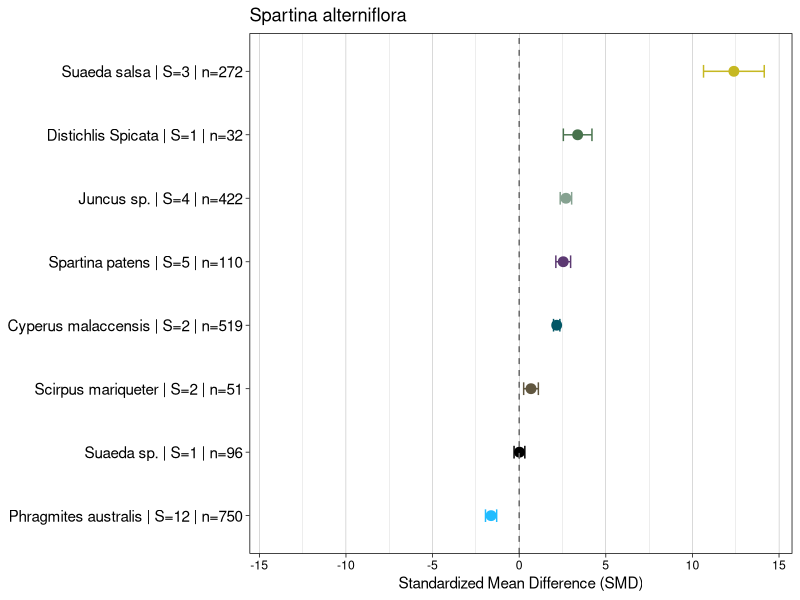
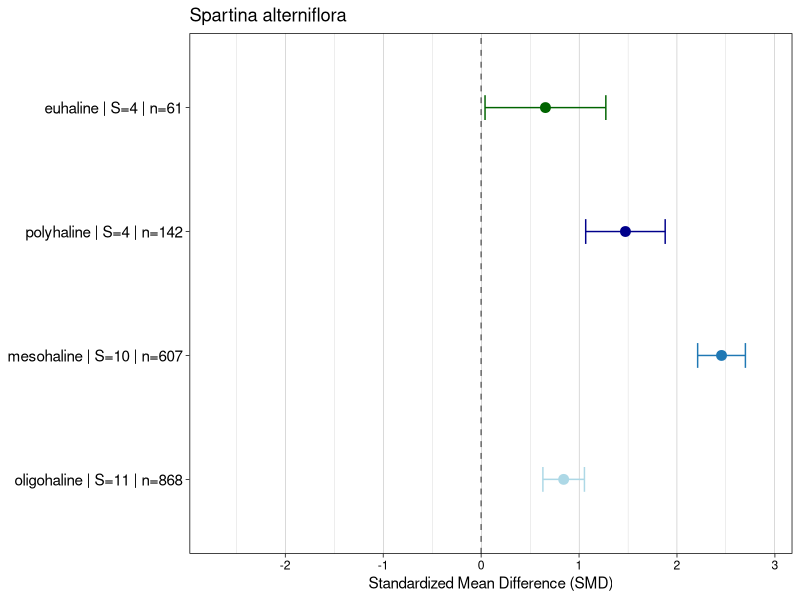
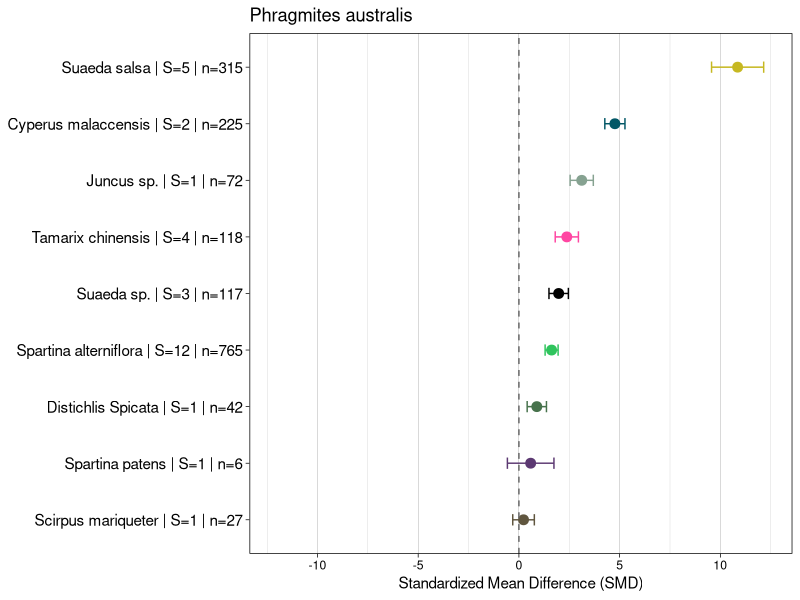
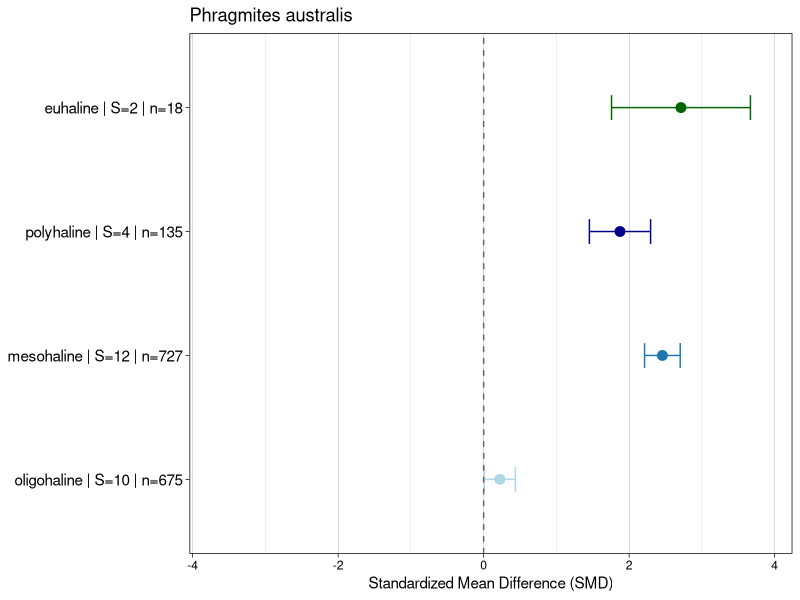
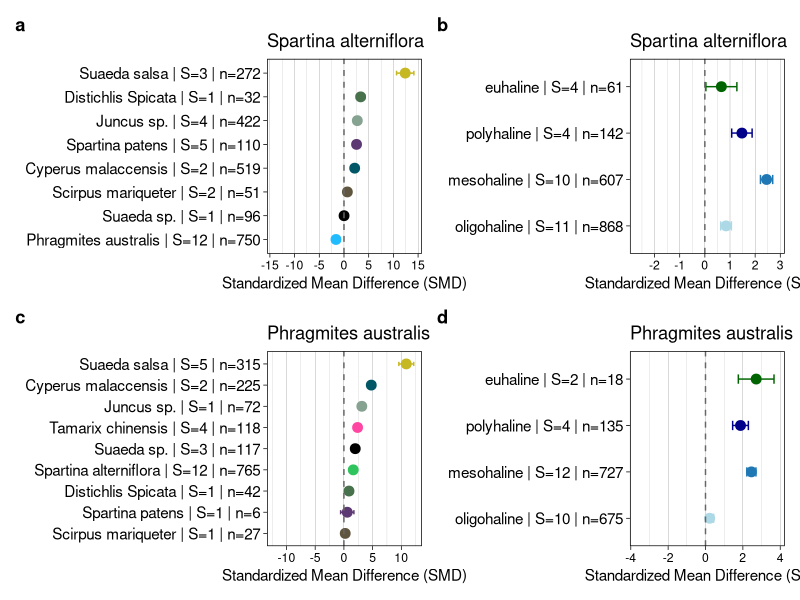

Source code (R) for these figures, in order: (Note: this script raises an error after producing the figures.)
rm(list = ls()) #clear environment
library(tidyverse)
library(metafor)
library(dplyr)

#ghgflux <- readRDS("ghgflux.rds") #get data
ghgflux<-read.csv("raw/SMD_data.csv")
data_ch4 <- ghgflux %>% #clean up the data
  filter(
    !is.na(ch4_flux),
    !is.na(ch4_n),
    !is.na(ch4_var),
    !is.na(plant_species),
    plant_species != "",
  )

data_ch4 <- data_ch4 %>%
  group_by(plant_species) %>%
  filter(n_distinct(p_num) > 1) %>% #make sure there is more than one study that measures the plant species
  ungroup()

# Assign unique ID to aggregate data --------------------------------------
#Data from the same study, latitude, estuary, marsh, year, month, plant species, and salinity are assign same ID.
data_ch4 <- data_ch4 %>%
  mutate(repeat_flag = ifelse("repeat" == "Y", TRUE, FALSE)) %>%
  mutate(group_key = ifelse(!repeat_flag,
                            paste(p_num, lat, estuary, marsh, sampling_year, month, plant_species, salinity, specific_site, section, sep = "_"),
                            NA)) %>%
  # Create numeric unique IDs for each group_key
  mutate(unique_id = ifelse(!repeat_flag,
                            as.integer(factor(group_key)),
                            NA)) %>%
  relocate(unique_id, .after = p_num)

meta_data <- data_ch4 %>%
  dplyr::select(ch4_flux, ch4_var, ch4_n, sampling_year, unique_id, p_num, lat, month, ch4_method_simple, season, plant_species, salinity, tide)

#separate out Spartina alterniflora rows
spartina <- meta_data %>%
  filter(plant_species == "Spartina alterniflora") %>%
  dplyr::select(p_num, month, sampling_year,
         ch4_var_t = ch4_var, 
         ch4_n_t = ch4_n, 
         ch4_flux_t = ch4_flux, 
        )

#filter non-Spartina rows
non_spartina <- meta_data %>%
  filter(plant_species != "Spartina alterniflora")

#join non-Spartina with matching Spartina rows by p_num and season
paired_data <- non_spartina %>%
  left_join(spartina, by = c("p_num", "sampling_year", "month"), relationship = "many-to-many") %>%
  filter(!is.na(ch4_flux_t))  # keep only pairs where Spartina data exists

ch4_meta_data <- escalc(measure = "SMD", 
                        m1i = ch4_flux_t, 
                        sd1i = ch4_var_t, 
                        n1i = ch4_n_t,
                        m2i = ch4_flux, 
                        sd2i = ch4_var, 
                        n2i = ch4_n, 
                        data = paired_data)

aggregated_data <- ch4_meta_data %>%
  group_by(unique_id) %>%
  summarise(
    # Calculate mean of yi
    avg_yi = mean(yi, na.rm = TRUE),
    
    # Calculate sum of vi / n^2 (n = number of rows per group)
    avg_vi = sum(vi, na.rm = TRUE) / (n()^2),
    
    ch4_n=sum(ch4_n),
    
    # Example aggregation for other columns
    sampling_year = paste(unique(sampling_year), collapse = ", "),
    p_num = paste(unique(p_num), collapse = ", "),
    season = paste(unique(season), collapse = ", "),
    salinity = paste(unique(salinity), collapse = ", "),  
    plant_species = paste(unique(plant_species), collapse = ", "),
    tide = paste(unique(tide), collapse = ", ")

    # Add other columns as needed here...
  )

#Count number of unique studies per plant_species
study_counts <- ch4_meta_data %>%
  group_by(plant_species) %>%
  summarise(n_studies = n_distinct(p_num), .groups = "drop")

#Aggregate the data
plants_aggregated <- ch4_meta_data %>%
  group_by(plant_species) %>%
  summarise(
    avg_yi = mean(yi, na.rm = TRUE),
    avg_vi = sum(vi, na.rm = TRUE) / (n()^2),
    ch4_n = sum(ch4_n),
    p_num = paste(unique(p_num), collapse = ", "),
    salinity = paste(unique(salinity), collapse = ", "),  
    tide = paste(unique(tide), collapse = ", "),
    ch4_method_simple = paste(unique(ch4_method_simple), collapse = ", ")
  ) %>%
  left_join(study_counts, by = "plant_species") %>%  # ← This is key!
  mutate(slab_label = paste0(plant_species, " | S=", n_studies, " | n=", ch4_n))

print(plants_aggregated)

meta_model <- rma(avg_yi, avg_vi, data = plants_aggregated, method = "REML", knha=TRUE)
summary(meta_model)

# Extract model results
plot_data <- plants_aggregated %>%
  mutate(
    yi = meta_model$yi,
    vi = meta_model$vi,
    se = sqrt(vi),
    ci_lower = yi - 1.96 * se,
    ci_upper = yi + 1.96 * se
  )


p1<- ggplot(plot_data, aes(x = yi, y = reorder(slab_label, yi), color=plant_species)) +
  geom_point(aes(color = plant_species), size = 3) +
  geom_errorbarh(aes(xmin = ci_lower, xmax = ci_upper, color=plant_species), height = 0.2) +
  geom_vline(xintercept = 0, linetype = "dashed", color = "gray40") +
  scale_color_manual(values = c("Cyperus malaccensis"="#025766", "Spartina patens" = "#5c3972", 
                               "Spartina alterniflora" = "#2FC45D", "Phragmites australis" ="#20bcff",
                               "Distichlis Spicata" = "#47724c", "Suaeda salsa" = "#c6b822",
                               "Cladium jamaicense" =  "#564e95", "Juncae sp" = "lightblue",
                               "Juncus sp." = "#86a291",
                               "Sesuvium portulacastrum" = "#90E669", "Plantago maritima" = "#47724c",
                               "Scirpus mariqueter" = "#60563f", "Tamarix chinensis"="#FF46A2",
                               "Salicornia sp."="black", "Suaeda sp." = "black")) +
  scale_x_continuous(limits = c(-max(plot_data$ci_upper), max(plot_data$ci_upper) + 0.2)) +
  labs(
    x = "Standardized Mean Difference (SMD)",
    y = NULL,
    title = "Spartina alterniflora"
  ) +
  theme(
  legend.text =element_text(size = 12, colour = "black", family = "Helvetica"),
    axis.text.x = element_text(size = 12, colour = "black", family = "Helvetica"), 
    axis.text.y = element_text(size = 12, colour = "black", family = "Helvetica"),
    axis.title.x = element_text(size = 12, color = "black", family = "Helvetica"),
    axis.title.y = element_text(size = 12, color = "black", family = "Helvetica")) +
  theme(plot.background = element_rect(fill = "transparent", colour = NA),
        panel.background = element_rect(fill = "transparent", colour = NA),
        legend.background = element_rect(fill = "transparent", colour = NA))+
  theme_linedraw()+
  theme(legend.position="none",
    panel.grid.major.y = element_blank(),
    axis.text.y = element_text(size = 11)
  )
p1

# by salinity -------------------------------------------------------------
data_ch4 <- data_ch4 %>%
  mutate(repeat_flag = ifelse("repeat" == "Y", TRUE, FALSE)) %>%
  mutate(group_key = ifelse(!repeat_flag,
                            paste(p_num, lat, estuary, marsh, sampling_year, month, plant_species, salinity, specific_site, section, sep = "_"),
                            NA)) %>%
  # Create numeric unique IDs for each group_key
  mutate(unique_id = ifelse(!repeat_flag,
                            as.integer(factor(group_key)),
                            NA)) %>%
  relocate(unique_id, .after = p_num)


ch4_meta_data <- data_ch4 %>%
  group_by(unique_id) %>%
  summarise(
    # Calculate mean of yi
    ch4_flux = mean(ch4_flux, na.rm = TRUE),
    
    # Calculate sum of vi / n^2 (n = number of rows per group)
    ch4_n = sum(ch4_n),
    
    ch4_var=mean(ch4_var),
    
    # Example aggregation for other columns
    month = as.factor(paste(unique(month), collapse = ", ")),
    p_num = as.numeric(paste(unique(p_num), collapse = ", ")),
    plant_species = as.factor(paste(unique(plant_species), collapse = ", ")),
    salinity = as.factor(paste(unique(salinity), collapse = ", ")),
    season = as.factor(paste(unique(season), collapse = ", ")),
    tide = as.factor(paste(unique(tide), collapse = ", ")),
    lat = paste(unique(lat), collapse = ", "),  
    tide = as.factor(paste(unique(tide), collapse = ", ")),
    ch4_method_simple = as.factor(paste(unique(ch4_method_simple), collapse = ", ")),
    climate_region = as.factor(paste(unique(climate_region), collapse = ", ")),
    month = as.factor(paste(unique(month), collapse = ", ")),
    sampling_year = as.numeric(paste(unique(sampling_year), collapse = ", "))
    
    # Add other columns as needed here...
  )

meta_data <- ch4_meta_data %>%
  dplyr::select(ch4_flux, ch4_var, ch4_n, p_num, sampling_year, lat, month, ch4_method_simple, season, plant_species, salinity, tide)

# Step 1: Separate out Spartina alterniflora rows
spartina <- meta_data %>%
  filter(plant_species == "Spartina alterniflora") %>%
  dplyr::select(p_num, month, sampling_year,
                ch4_var_t = ch4_var, 
                ch4_n_t = ch4_n, 
                ch4_flux_t = ch4_flux, 
  )

# Step 2: Filter non-Spartina rows
non_spartina <- meta_data %>%
  filter(plant_species != "Spartina alterniflora")

# Step 3: Join non-Spartina with matching Spartina rows by p_num and season
paired_data <- non_spartina %>%
  left_join(spartina, by = c("p_num", "month", "sampling_year"), relationship = "many-to-many") %>%
  filter(!is.na(ch4_flux_t))  # keep only pairs where Spartina data exists

ch4_meta_data <- escalc(measure = "SMD", 
                        m1i = ch4_flux_t, 
                        sd1i = ch4_var_t, 
                        n1i = ch4_n_t,
                        m2i = ch4_flux, 
                        sd2i = ch4_var, 
                        n2i = ch4_n, 
                        data = paired_data)

# Step 1: Count number of unique studies per plant_species
study_counts <- ch4_meta_data %>%
  group_by(salinity) %>%
  summarise(n_studies = n_distinct(p_num), .groups = "drop")

sal_aggregated <- ch4_meta_data %>%
  group_by(salinity) %>%
  summarise(
    avg_yi = mean(yi, na.rm = TRUE),
    avg_vi = sum(vi, na.rm = TRUE) / (n()^2),
    ch4_n = sum(ch4_n),
    p_num = paste(unique(p_num), collapse = ", "),
    tide = paste(unique(tide), collapse = ", "),
    ch4_method_simple = paste(unique(ch4_method_simple), collapse = ", ")
  ) %>%
  left_join(study_counts, by = "salinity") %>%  # ← This is key!
  mutate(slab_label = paste0(salinity, " | S=", n_studies, " | n=", ch4_n))

sal_aggregated <- sal_aggregated %>%
  mutate(salinity = factor(salinity, 
                           levels = c("oligohaline", "mesohaline", "polyhaline", "euhaline"), 
                           ordered = TRUE))

print(sal_aggregated)

meta_model <- rma(avg_yi, avg_vi, data = sal_aggregated, method = "REML", knha=TRUE)
summary(meta_model)


levels(sal_aggregated$salinity)

# Extract model results
plot_data <- sal_aggregated %>%
  mutate(
    yi = meta_model$yi,
    vi = meta_model$vi,
    se = sqrt(vi),
    ci_lower = yi - 1.96 * se,
    ci_upper = yi + 1.96 * se
  )

plot_data <- plot_data %>%
  mutate(
    salinity = factor(salinity, 
                      levels = c("oligohaline", "mesohaline", "polyhaline", "euhaline")),
    slab_label = fct_reorder(slab_label, as.numeric(salinity))  # order by salinity
  )


p2 <- ggplot(plot_data, aes(x = yi, y = slab_label, color=salinity)) +
  geom_point(aes(color = salinity), size = 3) +
  geom_errorbarh(aes(xmin = ci_lower, xmax = ci_upper, color=salinity), height = 0.2) +
  geom_vline(xintercept = 0, linetype = "dashed", color = "gray40") +
  scale_color_manual(values = c("oligohaline" = "lightblue", 
                                "mesohaline" = "#1F78B4",
                                "polyhaline" = "darkblue",
                                "euhaline" = "darkgreen")) +
  scale_x_continuous(limits = c(-max(plot_data$ci_upper), max(plot_data$ci_upper) + 0.2)) +
  labs(
    x = "Standardized Mean Difference (SMD)",
    y = NULL,
    title = "Spartina alterniflora"
  ) +
  theme(
    legend.text =element_text(size = 12, colour = "black", family = "Helvetica"),
    axis.text.x = element_text(size = 12, colour = "black", family = "Helvetica"), 
    axis.text.y = element_text(size = 12, colour = "black", family = "Helvetica"),
    axis.title.x = element_text(size = 12, color = "black", family = "Helvetica"),
    axis.title.y = element_text(size = 12, color = "black", family = "Helvetica")) +
  theme(plot.background = element_rect(fill = "transparent", colour = NA),
        panel.background = element_rect(fill = "transparent", colour = NA),
        legend.background = element_rect(fill = "transparent", colour = NA))+
  theme_linedraw()+
  theme(legend.position="none",
        panel.grid.major.y = element_blank(),
        axis.text.y = element_text(size = 11)
  )
p2

# Phragmites --------------------------------------------------------------
data_ch4 <- ghgflux %>% #clean up the data
  filter(
    !is.na(ch4_flux),
    !is.na(ch4_n),
    !is.na(plant_species),
    plant_species != "",
  )

data_ch4 <- data_ch4 %>%
  group_by(plant_species) %>%
  filter(n_distinct(p_num) > 1) %>%
  ungroup()

# Assign unique ID to aggregate data --------------------------------------
#Data from the same study, latitude, estuary, marsh, year, month, plant species, and salinity are assign same ID.
data_ch4 <- data_ch4 %>%
  mutate(repeat_flag = ifelse("repeat" == "Y", TRUE, FALSE)) %>%
  mutate(group_key = ifelse(!repeat_flag,
                            paste(p_num, lat, estuary, marsh, sampling_year, month, plant_species, salinity, specific_site, section, sep = "_"),
                            NA)) %>%
  # Create numeric unique IDs for each group_key
  mutate(unique_id = ifelse(!repeat_flag,
                            as.integer(factor(group_key)),
                            NA)) %>%
  relocate(unique_id, .after = p_num)

meta_data <- data_ch4 %>%
  dplyr::select(ch4_flux, ch4_var, ch4_n, sampling_year, unique_id, p_num, lat, month, ch4_method_simple, season, plant_species, salinity, tide)

#separate out phrag rows
phrag <- meta_data %>%
  filter(plant_species == "Phragmites australis") %>%
  dplyr::select(p_num, month, sampling_year,
                ch4_var_t = ch4_var, 
                ch4_n_t = ch4_n, 
                ch4_flux_t = ch4_flux, 
  )

#filter non-phrag rows
non_phrag <- meta_data %>%
  filter(plant_species != "Phragmites australis")

#join non-phrag with matching phrag rows by p_num and season
paired_data <- non_phrag %>%
  left_join(phrag, by = c("p_num", "month", "sampling_year"), relationship = "many-to-many") %>%
  filter(!is.na(ch4_flux_t))  # keep only pairs where Spartina data exists

ch4_meta_data <- escalc(measure = "SMD", 
                        m1i = ch4_flux_t, 
                        sd1i = ch4_var_t, 
                        n1i = ch4_n_t,
                        m2i = ch4_flux, 
                        sd2i = ch4_var, 
                        n2i = ch4_n, 
                        data = paired_data)

aggregated_data <- ch4_meta_data %>%
  group_by(unique_id) %>%
  summarise(
    # Calculate mean of yi
    avg_yi = mean(yi, na.rm = TRUE),
    
    # Calculate sum of vi / n^2 (n = number of rows per group)
    avg_vi = sum(vi, na.rm = TRUE) / (n()^2),
    
    ch4_n=sum(ch4_n),
    
    # Example aggregation for other columns
    p_num = paste(unique(p_num), collapse = ", "),
    season = paste(unique(season), collapse = ", "),
    salinity = paste(unique(salinity), collapse = ", "),  
    plant_species = paste(unique(plant_species), collapse = ", "),
    tide = paste(unique(tide), collapse = ", ")
    
    # Add other columns as needed here...
  )

#count number of unique studies per plant_species
study_counts <- ch4_meta_data %>%
  group_by(plant_species) %>%
  summarise(n_studies = n_distinct(p_num), .groups = "drop")

#aggregate the data
plants_aggregated <- ch4_meta_data %>%
  group_by(plant_species) %>%
  summarise(
    avg_yi = mean(yi, na.rm = TRUE),
    avg_vi = sum(vi, na.rm = TRUE) / (n()^2),
    ch4_n = sum(ch4_n),
    p_num = paste(unique(p_num), collapse = ", "),
    salinity = paste(unique(salinity), collapse = ", "),  
    tide = paste(unique(tide), collapse = ", "),
    ch4_method_simple = paste(unique(ch4_method_simple), collapse = ", ")
  ) %>%
  left_join(study_counts, by = "plant_species") %>%  # ← This is key!
  mutate(slab_label = paste0(plant_species, " | S=", n_studies, " | n=", ch4_n))

print(plants_aggregated)

meta_model <- rma(avg_yi, avg_vi, data = plants_aggregated, method = "REML", knha=TRUE)
summary(meta_model)

# Extract model results
plot_data <- plants_aggregated %>%
  mutate(
    yi = meta_model$yi,
    vi = meta_model$vi,
    se = sqrt(vi),
    ci_lower = yi - 1.96 * se,
    ci_upper = yi + 1.96 * se
  )

p3<- ggplot(plot_data, aes(x = yi, y = reorder(slab_label, yi), color=plant_species)) +
  geom_point(aes(color = plant_species), size = 3) +
  geom_errorbarh(aes(xmin = ci_lower, xmax = ci_upper, color=plant_species), height = 0.2) +
  geom_vline(xintercept = 0, linetype = "dashed", color = "gray40") +
  scale_color_manual(values = c("Cyperus malaccensis"="#025766", "Spartina patens" = "#5c3972", 
                                "Spartina alterniflora" = "#2FC45D", "Phragmites australis" ="#20bcff",
                                "Distichlis Spicata" = "#47724c", "Suaeda salsa" = "#c6b822",
                                "Cladium jamaicense" =  "#564e95", "Juncus sp." = "#86a291",
                                "Sesuvium portulacastrum" = "#90E669", "Plantago maritima" = "#47724c",
                                "Scirpus mariqueter" = "#60563f", "Tamarix chinensis"="#FF46A2",
                                "Salicornia sp."="black", "Suaeda sp." = "black")) +
  scale_x_continuous(limits = c(-max(plot_data$ci_upper), max(plot_data$ci_upper) + 0.2)) +
  labs(
    x = "Standardized Mean Difference (SMD)",
    y = NULL,
    title = "Phragmites australis"
  ) +
  theme(
    legend.text =element_text(size = 12, colour = "black", family = "Helvetica"),
    axis.text.x = element_text(size = 12, colour = "black", family = "Helvetica"), 
    axis.text.y = element_text(size = 12, colour = "black", family = "Helvetica"),
    axis.title.x = element_text(size = 12, color = "black", family = "Helvetica"),
    axis.title.y = element_text(size = 12, color = "black", family = "Helvetica")) +
  theme_linedraw()+
  theme(legend.position="none",
        panel.grid.major.y = element_blank(),
        axis.text.y = element_text(size = 11))+
          theme(plot.background = element_rect(fill = "transparent", colour = NA),
                panel.background = element_rect(fill = "transparent", colour = NA),
                legend.background = element_rect(fill = "transparent", colour = NA))
p3


# by salinity -------------------------------------------------------------
data_ch4 <- data_ch4 %>%
  mutate(repeat_flag = ifelse("repeat" == "Y", TRUE, FALSE)) %>%
  mutate(group_key = ifelse(!repeat_flag,
                            paste(p_num, lat, estuary, marsh, sampling_year, month, plant_species, salinity, specific_site, section, sep = "_"),
                            NA)) %>%
  # Create numeric unique IDs for each group_key
  mutate(unique_id = ifelse(!repeat_flag,
                            as.integer(factor(group_key)),
                            NA)) %>%
  relocate(unique_id, .after = p_num)


ch4_meta_data <- data_ch4 %>%
  group_by(unique_id) %>%
  summarise(
    # Calculate mean of yi
    ch4_flux = mean(ch4_flux, na.rm = TRUE),
    
    # Calculate sum of vi / n^2 (n = number of rows per group)
    ch4_n = sum(ch4_n),
    
    ch4_var=mean(ch4_var),
    
    # Example aggregation for other columns
    month = as.factor(paste(unique(month), collapse = ", ")),
    p_num = as.numeric(paste(unique(p_num), collapse = ", ")),
    plant_species = as.factor(paste(unique(plant_species), collapse = ", ")),
    salinity = as.factor(paste(unique(salinity), collapse = ", ")),
    season = as.factor(paste(unique(season), collapse = ", ")),
    tide = as.factor(paste(unique(tide), collapse = ", ")),
    lat = paste(unique(lat), collapse = ", "),  
    tide = as.factor(paste(unique(tide), collapse = ", ")),
    ch4_method_simple = as.factor(paste(unique(ch4_method_simple), collapse = ", ")),
    climate_region = as.factor(paste(unique(climate_region), collapse = ", ")),
    month = as.factor(paste(unique(month), collapse = ", ")),
    sampling_year = as.numeric(paste(unique(sampling_year), collapse = ", "))
    
    # Add other columns as needed here...
  )

meta_data <- ch4_meta_data %>%
  dplyr::select(ch4_flux, ch4_var, ch4_n, sampling_year, p_num, lat, month, ch4_method_simple, season, plant_species, salinity, tide)

#separate out Phragmites rows
phrag <- meta_data %>%
  filter(plant_species == "Phragmites australis") %>%
  dplyr::select(p_num, month, sampling_year,
                ch4_var_t = ch4_var, 
                ch4_n_t = ch4_n, 
                ch4_flux_t = ch4_flux, 
  )

#filter non-Phragmites rows
non_phrag <- meta_data %>%
  filter(plant_species != "Phragmites australis")

#join non-Phragmites with matching Phragmites rows by p_num and season
paired_data <- non_phrag %>%
  left_join(phrag, by = c("p_num", "month", "sampling_year"), relationship = "many-to-many") %>%
  filter(!is.na(ch4_flux_t))  # keep only pairs where Spartina data exists

ch4_meta_data <- escalc(measure = "SMD", 
                        m1i = ch4_flux_t, 
                        sd1i = ch4_var_t, 
                        n1i = ch4_n_t,
                        m2i = ch4_flux, 
                        sd2i = ch4_var, 
                        n2i = ch4_n, 
                        data = paired_data)

study_counts <- ch4_meta_data %>%
  group_by(salinity) %>%
  summarise(n_studies = n_distinct(p_num), .groups = "drop")


sal_aggregated <- ch4_meta_data %>%
  group_by(salinity) %>%
  summarise(
    avg_yi = mean(yi, na.rm = TRUE),
    avg_vi = sum(vi, na.rm = TRUE) / (n()^2),
    ch4_n = sum(ch4_n),
    p_num = paste(unique(p_num), collapse = ", "),
    tide = paste(unique(tide), collapse = ", "),
    ch4_method_simple = paste(unique(ch4_method_simple), collapse = ", ")
  ) %>%
  left_join(study_counts, by = "salinity") %>%  # ← This is key!
  mutate(slab_label = paste0(salinity, " | S=", n_studies, " | n=", ch4_n))

sal_aggregated <- sal_aggregated %>%
  mutate(salinity = factor(salinity, 
                           levels = c("oligohaline", "mesohaline", "polyhaline", "euhaline"), 
                           ordered = TRUE))

print(sal_aggregated, n=1000)

meta_model <- rma(avg_yi, avg_vi, data = sal_aggregated, method = "REML", knha=TRUE)
summary(meta_model)

levels(sal_aggregated$salinity)

sal_aggregated <- sal_aggregated %>%
  mutate(salinity = factor(salinity, 
                           levels = c("oligohaline", "mesohaline", "polyhaline", "euhaline"), 
                           ordered = TRUE))

# Extract model results
plot_data <- sal_aggregated %>%
  mutate(
    yi = meta_model$yi,
    vi = meta_model$vi,
    se = sqrt(vi),
    ci_lower = yi - 1.96 * se,
    ci_upper = yi + 1.96 * se
  )

plot_data <- plot_data %>%
  mutate(salinity = factor(salinity, 
                           levels = c("oligohaline", "mesohaline", "polyhaline", "euhaline"), 
                           ordered = TRUE))

plot_data <- plot_data %>%
  mutate(
    salinity = factor(salinity, 
                      levels = c("oligohaline", "mesohaline", "polyhaline", "euhaline")),
    slab_label = fct_reorder(slab_label, as.numeric(salinity))  # order by salinity
  )

p4 <- ggplot(plot_data, aes(x = yi, y = slab_label, color=salinity)) +
  geom_point(aes(color = salinity), size = 3) +
  geom_errorbarh(aes(xmin = ci_lower, xmax = ci_upper, color=salinity), height = 0.2) +
  geom_vline(xintercept = 0, linetype = "dashed", color = "gray40") +
  scale_color_manual(values = c("oligohaline" = "lightblue", 
                                "mesohaline" = "#1F78B4",
                                "polyhaline" = "darkblue",
                                "euhaline" = "darkgreen")) +
  scale_x_continuous(limits = c(-max(plot_data$ci_upper), max(plot_data$ci_upper) + 0.2)) +
  labs(
    x = "Standardized Mean Difference (SMD)",
    y = NULL,
    title = "Phragmites australis"
  ) +
  theme(
    legend.text =element_text(size = 12, colour = "black", family = "Helvetica"),
    axis.text.x = element_text(size = 12, colour = "black", family = "Helvetica"), 
    axis.text.y = element_text(size = 12, colour = "black", family = "Helvetica"),
    axis.title.x = element_text(size = 12, color = "black", family = "Helvetica"),
    axis.title.y = element_text(size = 12, color = "black", family = "Helvetica")) +
  theme(plot.background = element_rect(fill = "transparent", colour = NA),
        panel.background = element_rect(fill = "transparent", colour = NA),
        legend.background = element_rect(fill = "transparent", colour = NA))+
  theme_linedraw()+
  theme(legend.position="none",
        panel.grid.major.y = element_blank(),
        axis.text.y = element_text(size = 11)
  )

p4


library(patchwork)
combined_plot <- wrap_plots(p1 + p2+ p3+p4) + 
  plot_annotation(tag_levels = 'a') &
  theme(
    plot.tag = element_text(face = "bold"),
    plot.background = element_rect(fill = "transparent", colour = NA),
    panel.background = element_rect(fill = "transparent", colour = NA),
    legend.background = element_rect(fill = "transparent", colour = NA)
  )
combined_plot

ggsave("figures/Figure_S6.png",width=12,height=8)
